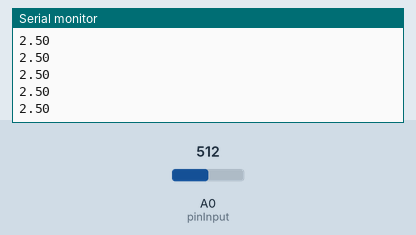
This sketch was run on a simulated Arduino Uno, built with avr-gcc and run on an emulated ATmega328P. Shown: the last lines printed to the serial monitor. The inputs (shaded band) are chosen by the test bench; at power-on: A0 (pinInput) = 512.

Above: at 1.2 s.
1.3 s: A0 (pinInput) set to 716
At 1.31 s:
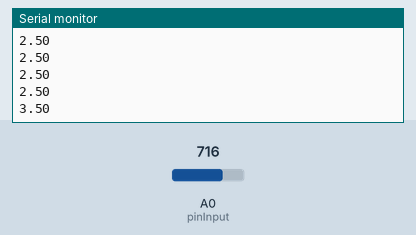
2.8 s: A0 (pinInput) set to 900
At 2.82 s:
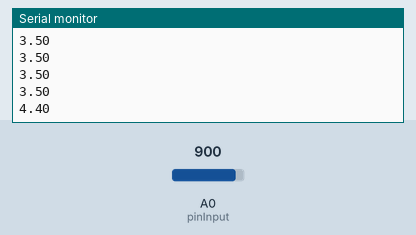
Timing chart, 0 to 5.8 s (numbered marks = the images above; inputs shaded):
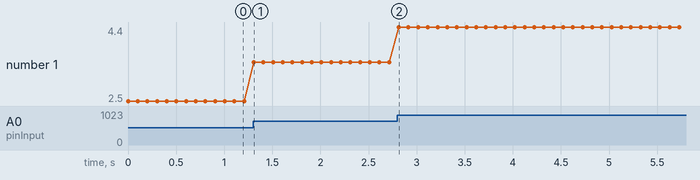

Measured:
- after the input at 1.3 s, the serial monitor: prints a new line at once (image 1)
- after the input at 2.8 s, the serial monitor: prints a new line at once (image 2)
- plotted number 1: 2.5 → 3.5 after the input at 1.3 s, 3.5 → 4.4 after the input at 2.8 s

The sketch:

logger.ino
```cpp
const int pinInput = A0;
float voltageAnalog = 0;
float voltage = 0;

void setup() {
  pinMode(pinInput,INPUT);
  Serial.begin(9600);

}

void loop() {
  // put your main code here, to run repeatedly:
  voltageAnalog = analogRead(pinInput);
  voltage = (voltageAnalog * 5.0) /1023.0;
  Serial.println(voltage);
  delay(100);

}
```
